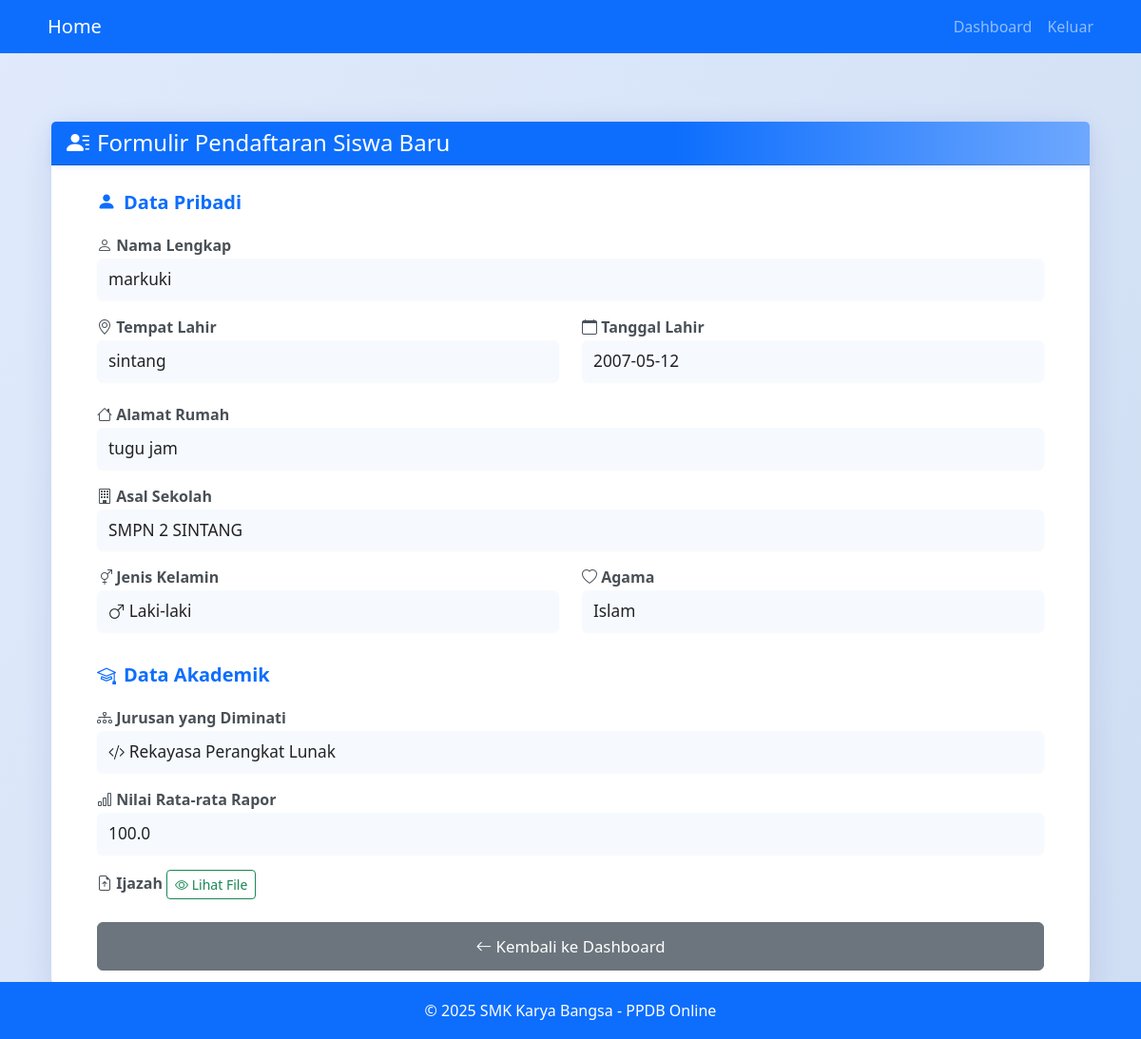
The page /formulir/view/5 (signed in) on the database its author committed.
### app/models.py (models this page shows)
class Formulir(db.Model):
    id = db.Column(db.Integer, primary_key=True)
    user_id = db.Column(db.Integer, db.ForeignKey('user.id'), nullable=False)
    nama = db.Column(db.String(100), nullable=False)
    tempat_lahir = db.Column(db.String(100), nullable=False)
    tanggal_lahir = db.Column(db.Date, nullable=False)
    alamat = db.Column(db.String(200), nullable=False)
    asal_sekolah = db.Column(db.String(100), nullable=False)
    kelamin = db.Column(db.String(1), nullable=False)  # 'L' atau 'P'
    agama = db.Column(db.String(20), nullable=False)
    jurusan = db.Column(db.String(10), nullable=False)
    nilai_rata = db.Column(db.Float, default=0.0)
    status = db.Column(db.String(20), default='pending')  # Add this line
    ijazah_filename = db.Column(db.String(200))  # nama file ijazah yang diupload
    created_at = db.Column(db.DateTime, server_default=db.func.now())
    updated_at = db.Column(db.DateTime, server_default=db.func.now(), server_onupdate=db.func.now())

### app/routes/auth.py (the view)
@auth.route('/formulir/view/<int:user_id>')
@login_required
def view_formulir(user_id=None):
    if user_id and current_user.role == 'admin':
        formulir = Formulir.query.filter_by(user_id=user_id).first_or_404()
    else:
        formulir = current_user.formulir
        if not formulir:
            flash('Anda belum mengisi formulir', 'warning')
            return redirect(url_for('auth.formulir'))
    return render_template('auth/view_formulir.html', data=formulir)

### app/__init__.py (called while the page is built)
@login_manager.user_loader
def load_user(user_id):
    return User.query.get(int(user_id))

### app/templates/auth/view_formulir.html (shortened to what this page needs)
{% extends "base.html" %}
{% block content %}
<link rel="stylesheet" href="https://cdn.jsdelivr.net/npm/bootstrap-icons@1.11.3/font/bootstrap-icons.css">
<div class="container mt-5 mb-5">
    <div class="card formulir">
        <div class="card-header text-white">
            <h4 class="mb-0"><i class="bi bi-person-lines-fill me-2"></i>Formulir Pendaftaran Siswa Baru</h4>
        </div>
        <div class="card-body px-md-5 py-4">
            <div class="mb-4">
                <div class="section-title"><i class="bi bi-person-fill"></i> Data Pribadi</div>
                <div class="mb-3">
                    <label class="form-label"><i class="bi bi-person"></i> Nama Lengkap</label>
                    <div class="form-control-plaintext">{{ data.nama }}</div>
                </div>
                <div class="row mb-3">
                    <div class="col-md-6">
                        <label class="form-label"><i class="bi bi-geo-alt"></i> Tempat Lahir</label>
                        <div class="form-control-plaintext">{{ data.tempat_lahir }}</div>
                    </div>
                    <div class="col-md-6">
                        <label class="form-label"><i class="bi bi-calendar"></i> Tanggal Lahir</label>
                        <div class="form-control-plaintext">{{ data.tanggal_lahir }}</div>
                    </div>
                </div>
                <div class="mb-3">
                    <label class="form-label"><i class="bi bi-house"></i> Alamat Rumah</label>
                    <div class="form-control-plaintext">{{ data.alamat }}</div>
                </div>
                <div class="mb-3">
                    <label class="form-label"><i class="bi bi-building"></i> Asal Sekolah</label>
                    <div class="form-control-plaintext">{{ data.asal_sekolah }}</div>
                </div>
                <div class="row mb-3">
                    <div class="col-md-6">
                        <label class="form-label"><i class="bi bi-gender-ambiguous"></i> Jenis Kelamin</label>
                        <div class="form-control-plaintext">
                            {% if data.kelamin == 'L' %}
                                <i class="bi bi-gender-male"></i> Laki-laki
                            {% elif data.kelamin == 'P' %}
                                <i class="bi bi-gender-female"></i> Perempuan
                            {% else %}
                                {{ data.kelamin }}
                            {% endif %}
                        </div>
                    </div>
                    <div class="col-md-6">
                        <label class="form-label"><i class="bi bi-heart"></i> Agama</label>
                        <div class="form-control-plaintext">{{ data.agama }}</div>
                    </div>
                </div>
            </div>
            <div class="mb-4">
                <div class="section-title"><i class="bi bi-mortarboard"></i> Data Akademik</div>
                <div class="mb-3">
                    <label class="form-label"><i class="bi bi-diagram-3"></i> Jurusan yang Diminati</label>
                    <div class="form-control-plaintext">
                        {% if data.jurusan == 'RPL' %}
                            <i class="bi bi-code-slash"></i> Rekayasa Perangkat Lunak
                        {% elif data.jurusan == 'TKJ' %}
                            <i class="bi bi-gear"></i> Teknik Sepeda Motor
                        {% elif data.jurusan == 'MM' %}
                            <i class="bi bi-building"></i> Hotel
                        {% else %}
                            {{ data.jurusan }}
                        {% endif %}
                    </div>
                </div>
                <div class="mb-3">
                    <label class="form-label"><i class="bi bi-bar-chart"></i> Nilai Rata-rata Rapor</label>
                    <div class="form-control-plaintext">{{ data.nilai_rata }}</div>
                </div>
                <div class="mb-3">
                    <label class="form-label"><i class="bi bi-file-earmark-arrow-up"></i> Ijazah</label>
                    {% if data.ijazah_filename %}
                        <a href="{{ url_for('static', filename='uploads/' ~ data.ijazah_filename) }}" target="_blank" class="btn btn-outline-success btn-sm">
                            <i class="bi bi-eye"></i> Lihat File
                        </a>
                    {% endif %}
                </div>
            </div>
            <div class="d-grid gap-2">
                <a href="{{ url_for('auth.dashboard') }}" class="btn btn-secondary"><i class="bi bi-arrow-left"></i> Kembali ke Dashboard</a>
            </div>
        </div>
    </div>
</div>
{% endblock %}

### app/templates/auth/view_formulir.html (style rules this page uses)
body { background: linear-gradient(120deg, #e0eafc 0%, #cfdef3 100%); }
.card.formulir { border-radius: 18px; box-shadow: 0 8px 32px 0 rgba(31, 38, 135, 0.12); border: none; margin-bottom: 40px; }
.card-header { border-radius: 18px 18px 0 0; background: linear-gradient(90deg, #0d6efd 60%, #6ea8fe 100%); box-shadow: 0 2px 8px rgba(13,110,253,0.08); }
.section-title { font-size: 1.25rem; font-weight: 700; color: #0d6efd; margin-bottom: 18px; display: flex; align-items: center; gap: 8px; }
.form-label { font-weight: 600; color: #495057; margin-bottom: 2px; }
.form-control-plaintext { font-size: 1.08rem; color: #222; background: #f6faff; border-radius: 6px; padding: 8px 12px; margin-bottom: 6px; box-shadow: 0 1px 2px rgba(0,0,0,0.03); }
.d-grid .btn { font-size: 1.05em; padding: 0.7em 0; }

### app/templates/base.html (style rules this page uses)
html { position: relative; min-height: 100%; }
body { margin: 0; padding: 0; min-height: 100vh; display: flex; flex-direction: column; }

### rows shown on the page
Formulir: nama "markuki", tempat_lahir "sintang", tanggal_lahir "2007-05-12", alamat "tugu jam", asal_sekolah "SMPN 2 SINTANG", agama "Islam", nilai_rata "100.0"
